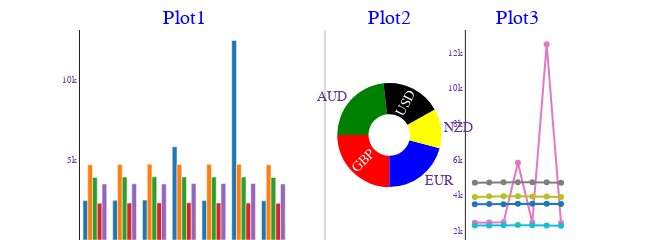

This figure's notebook cell:
### Code cell
"""
Exchange Rate Logs as a report
"""

now = datetime.now()

data = pd.read_csv('static/downloads/exchange-rates.txt', header=None)
data.columns=['AUD', 'GBP', 'EUR', 'NZD', 'USD']

data['Dates'] = data['AUD'] #.apply(lambda s: s.split(':')[0])
data.set_index('Dates', inplace=True, drop=True)
data = data.applymap(lambda s: s.split('(')[1].split(')')[0]) #(lambda s: s.str.upper().split(':')[0])

raw_data = data.copy().reset_index()
raw_data['Dates'] =  raw_data['Dates'].map(lambda s: s.split(':')[0])
raw_data = format_df(raw_data.sort_values(by=['Dates']), caption='Raw Data')

data.index = data.index.map(lambda s: s.split(':')[0]) #the -5 removes time element
data.index = pd.to_datetime(data.index)
data = data.apply(pd.to_numeric)
#data.describe()
data.index.dtype

start_date = datetime(2021, 1, 28)
end_date = datetime(2023, 1, 28)
data = data.loc[(data.index >= start_date) & (data.index <= end_date)]
data=data.drop_duplicates(['AUD', 'GBP'], keep='last')

#drop rows with duplicated index (dates)
data = data[~data.index.duplicated(keep='first')]

#get weekday index - change index to weekday
data.sort_index(key=lambda x: x.weekday, ascending=True, inplace=True)
data.index = data.index.strftime('%a')  # weekday - A or a,  month - B or b,

#group by index column
data = data.groupby(['Dates'], sort = False).mean()

sub_plots = get_subplots(data) #using plotly go (graph objects)

fig1 = data.plot(kind='line')
fig2 = data.plot(kind='bar')

plt.show()

data = format_df(data, caption='Processed Data') #doesnt work if there are duplicates, i.e. if rows with duplicated index (dates) were not dropped above

#display(HTML(aHtml))
sub_plots.show()
plt.clf() #clear
#plt.cla() #clear

### Figure 1 — Plotly figure (JSON) as saved in the notebook; plotly's stock layout.template omitted (floating-point values rounded to 4 significant figures)
{"data": [{"customdata": ["groupedBar"], "name": "qqq", "text": "Click to drill down", "type": "bar", "x": ["Mon", "Tue", "Wed", "Thu", "Fri", "Sat", "Sun"], "xaxis": "x", "y": [2464.0, 2479.0, 2494.0, 5827.0, 2475.0, 12470.0, 2450.0], "yaxis": "y"}, {"customdata": ["groupedBar"], "name": "qqq", "text": "Click to drill down", "type": "bar", "x": ["Mon", "Tue", "Wed", "Thu", "Fri", "Sat", "Sun"], "xaxis": "x", "y": [4700.0, 4721.0, 4735.0, 4725.0, 4730.0, 4733.0, 4700.0], "yaxis": "y"}, {"customdata": ["groupedBar"], "name": "qqq", "text": "Click to drill down", "type": "bar", "x": ["Mon", "Tue", "Wed", "Thu", "Fri", "Sat", "Sun"], "xaxis": "x", "y": [3911.0, 3942.0, 3947.0, 3944.0, 3934.0, 3936.0, 3908.0], "yaxis": "y"}, {"customdata": ["groupedBar"], "name": "qqq", "text": "Click to drill down", "type": "bar", "x": ["Mon", "Tue", "Wed", "Thu", "Fri", "Sat", "Sun"], "xaxis": "x", "y": [2302.0, 2313.0, 2321.0, 2332.0, 2317.0, 2310.0, 2293.0], "yaxis": "y"}, {"customdata": ["groupedBar"], "name": "qqq", "text": "Click to drill down", "type": "bar", "x": ["Mon", "Tue", "Wed", "Thu", "Fri", "Sat", "Sun"], "xaxis": "x", "y": [3502.0, 3513.0, 3502.0, 3526.0, 3530.0, 3531.0, 3506.0], "yaxis": "y"}, {"customdata": ["pieDonut1"], "domain": {"x": [0.525, 0.7375], "y": [0, 1]}, "hole": 0.4, "hoverinfo": "label+percent+value+text", "insidetextorientation": "radial", "labels": ["AUD", "GBP", "EUR", "NZD", "USD"], "marker": {"colors": ["green", "red", "blue", "yellow", "black", "maroon"]}, "name": "", "rotation": -90, "sort": false, "text": ["Click to drill down", "Click to drill down", "Click to drill down", "Click to drill down", "Click to drill down", "Click to drill down", "Click to drill down"], "textinfo": "label", "type": "pie", "values": [4379.0, 4721.0, 3932.0, 2313.0, 3516.0]}, {"customdata": ["groupedLine"], "mode": "markers+lines+text", "showlegend": true, "type": "scatter", "x": ["Mon", "Tue", "Wed", "Thu", "Fri", "Sat", "Sun"], "xaxis": "x2", "y": [2464.0, 2479.0, 2494.0, 5827.0, 2475.0, 12470.0, 2450.0], "yaxis": "y2"}, {"customdata": ["groupedLine"], "mode": "markers+lines+text", "showlegend": true, "type": "scatter", "x": ["Mon", "Tue", "Wed", "Thu", "Fri", "Sat", "Sun"], "xaxis": "x2", "y": [4700.0, 4721.0, 4735.0, 4725.0, 4730.0, 4733.0, 4700.0], "yaxis": "y2"}, {"customdata": ["groupedLine"], "mode": "markers+lines+text", "showlegend": true, "type": "scatter", "x": ["Mon", "Tue", "Wed", "Thu", "Fri", "Sat", "Sun"], "xaxis": "x2", "y": [3911.0, 3942.0, 3947.0, 3944.0, 3934.0, 3936.0, 3908.0], "yaxis": "y2"}, {"customdata": ["groupedLine"], "mode": "markers+lines+text", "showlegend": true, "type": "scatter", "x": ["Mon", "Tue", "Wed", "Thu", "Fri", "Sat", "Sun"], "xaxis": "x2", "y": [2302.0, 2313.0, 2321.0, 2332.0, 2317.0, 2310.0, 2293.0], "yaxis": "y2"}, {"customdata": ["groupedLine"], "mode": "markers+lines+text", "showlegend": true, "type": "scatter", "x": ["Mon", "Tue", "Wed", "Thu", "Fri", "Sat", "Sun"], "xaxis": "x2", "y": [3502.0, 3513.0, 3502.0, 3526.0, 3530.0, 3531.0, 3506.0], "yaxis": "y2"}], "layout": {"annotations": [{"font": {"color": "blue", "size": 20}, "showarrow": false, "text": "Plot1", "x": 0.2125, "xanchor": "center", "xref": "paper", "y": 1, "yanchor": "bottom", "yref": "paper"}, {"font": {"color": "blue", "size": 20}, "showarrow": false, "text": "Plot2", "x": 0.6313, "xanchor": "center", "xref": "paper", "y": 1, "yanchor": "bottom", "yref": "paper"}, {"font": {"color": "blue", "size": 20}, "showarrow": false, "text": "Plot3", "x": 0.8938, "xanchor": "center", "xref": "paper", "y": 1, "yanchor": "bottom", "yref": "paper"}], "autosize": true, "coloraxis": {"showscale": false}, "font": {"color": "RebeccaPurple", "family": "Courier New, monospace", "size": 9}, "height": 100, "margin": {"autoexpand": false, "b": 0, "pad": 0, "t": 30}, "modebar": {"orientation": "h"}, "shapes": [{"line": {"color": "black", "width": 1}, "type": "line", "x0": 0.5, "x1": 0.5, "xref": "paper", "y0": -0.1, "y1": 1, "yref": "paper"}], "showlegend": false, "uniformtext": {"minsize": 14, "mode": "hide"}, "width": 650, "xaxis": {"anchor": "y", "automargin": true, "domain": [0, 0.425], "showticklabels": true, "ticks": "", "visible": true}, "xaxis2": {"anchor": "y2", "automargin": true, "domain": [0.7875, 1], "showticklabels": true, "ticks": "", "visible": true}, "yaxis": {"anchor": "x", "automargin": true, "domain": [0, 1], "showticklabels": true, "ticks": "", "visible": true}, "yaxis2": {"anchor": "x2", "automargin": true, "domain": [0, 1], "showticklabels": true, "ticks": "", "visible": true}}}
